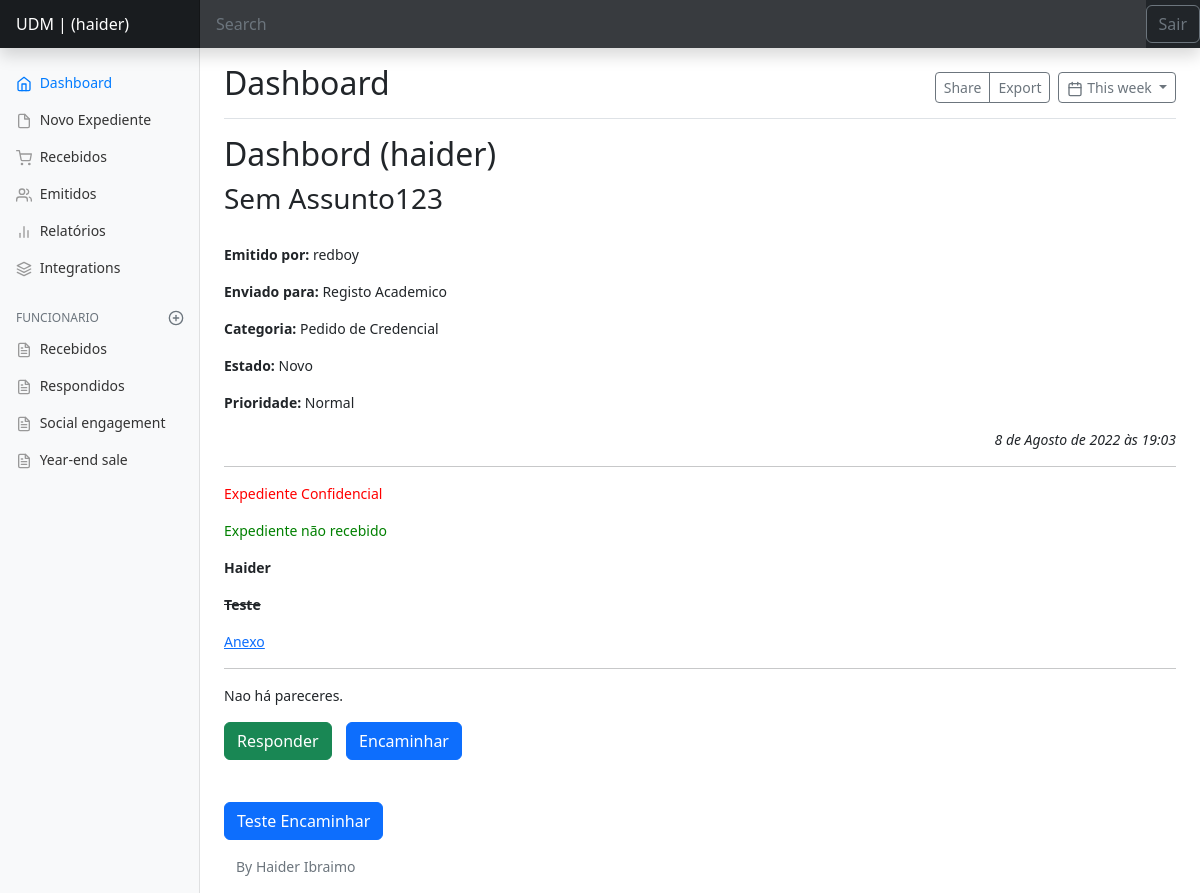
The app's page /authors/dashbord/expedient/507/detail/ (signed in), older data.
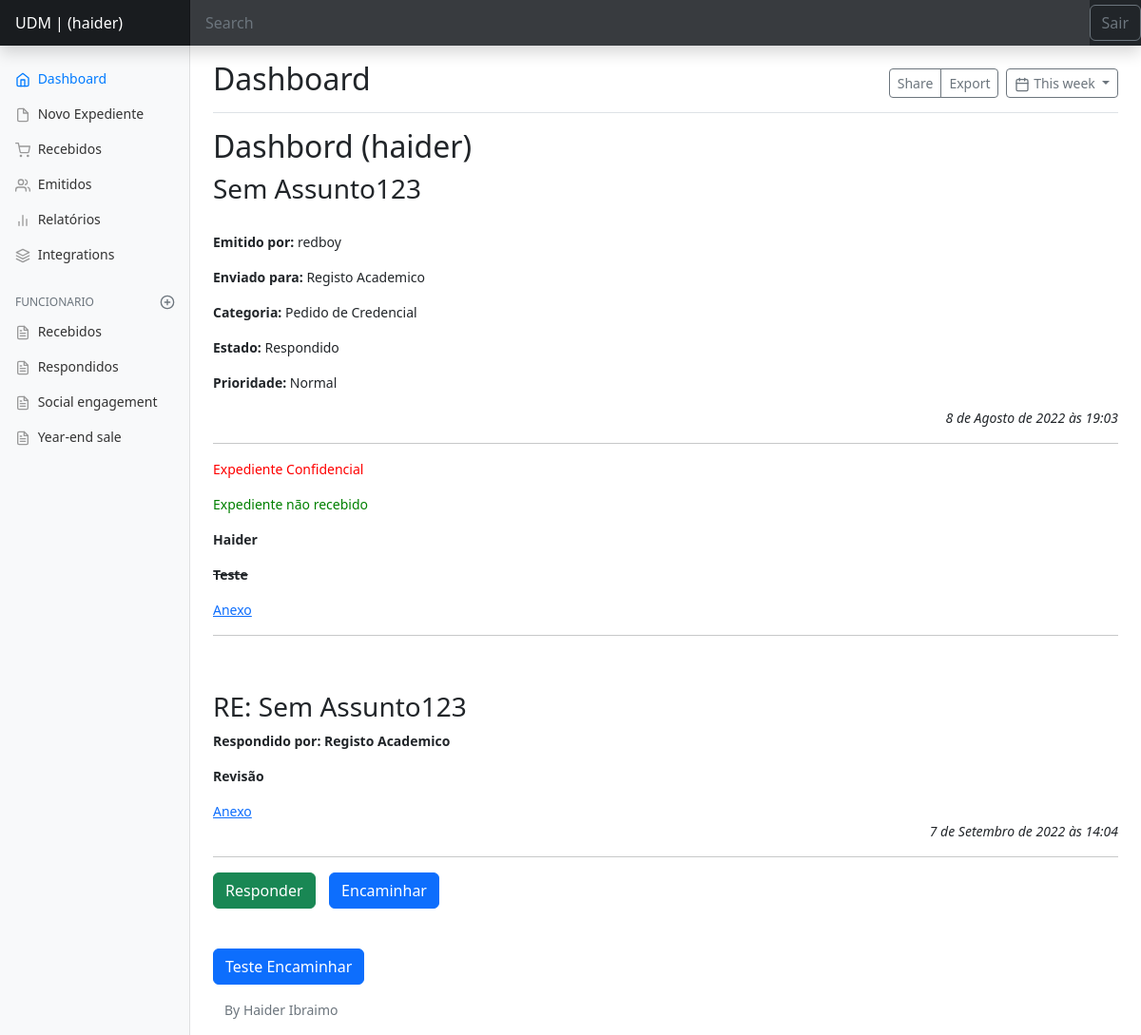
The same page, newer data.
### expedient/models.py (models this page shows, shortened)
class Expedient(models.Model):
    numero_Ex = models.IntegerField()
    tipo = models.CharField(max_length=50)
    departamento = models.CharField(max_length=100)
    categoria = models.CharField(max_length=100)
    assunto = models.CharField(max_length=150, null=False, )
    prioridade = models.CharField(max_length=20)
    confidencial = models.BooleanField(default=False)
    descricao = models.TextField(null=True, )
    estado = models.CharField(max_length=20)
    anexo = models.FileField(upload_to ='expedient/uploads/%Y/%m/%d/', null=True,)
    data_emissao = models.DateTimeField(auto_now_add=True)
    data_recepcao = models.DateTimeField(auto_now=True)
    recebido = models.BooleanField(default=False)
    slug = models.SlugField()
    departamento = models.ForeignKey(Departamento, on_delete=models.SET_NULL, null=True, default=None)
    usuario = models.ForeignKey(User, on_delete=models.SET_NULL, null=True)

class Departamento(models.Model):
    nome = models.CharField(max_length=65)
    def __str__(self):
        return self.nome

class Parecer(models.Model):
    id_expedient = models.ForeignKey(Expedient, on_delete=models.SET_NULL, null=True, default=None)
    descricao = models.TextField()
    id_receptor = models.ForeignKey(User, on_delete=models.SET_NULL, null=True, default=None)
    parecer_tipo = models.CharField(max_length=50)
    data_envio = models.DateTimeField(auto_now=True)
    anexo = models.FileField(upload_to ='expedient/parecer/%Y/%m/%d/', null=True,)

### authors/views.py (the view)
@login_required(login_url='authors:login', redirect_field_name='next')
def dashbord_expedient_detail(request, id):
    expedient = Expedient.objects.filter(
                                         pk=id
                                         ).first()
    if not expedient:
        raise Http404()
    form = AuthorExpedientForm(data=request.POST or None,
                               files=request.FILES or None,
                               instance=expedient)
    parecer = Parecer.objects.filter(id_expedient=id)
    return render(request,
                  'authors/pages/expedient-detail.html',
                  context={'expedient': expedient, 'parecer': parecer,}
                  )

### authors/templates/authors/pages/expedient-detail.html (shortened to what this page needs)
{% extends 'global/base.html' %}
{% block content %}
<h2>Dashbord  ({{ user }}) </h2>
{% load crispy_forms_tags %}
<h3>{{ expedient.assunto }}</h3>
<br>
<p><strong>Emitido por:</strong> {{ expedient.usuario}}</p>
<p><strong>Enviado para:</strong> {{ expedient.departamento}}</p>
<p><strong>Categoria:</strong> {{ expedient.categoria}}</p>
<p><strong>Estado: </strong>{{ expedient.estado}}</p>
<p><strong>Prioridade:</strong> {{ expedient.prioridade}}</p>
<p align="right"><em>{{ expedient.data_emissao}}</em></p>
<hr>
{% if expedient.confidencial == True %}
<p style =" color : red"> Expediente Confidencial</p>
{% endif %}
{% if expedient.recebido == True %}
<p  style =" color : green">Expediente recebido</p>
{% else %}
<p  style =" color : green">Expediente não recebido</p>
{% endif %}
{% if expedient.descricao == None %}
<p> <strong>Sem descrição</strong></p>
{% else %}
{{ expedient.descricao|safe }}
{% endif %}
{% if expedient.anexo == "" %}
<p  style =" color : green">Sem Anexo!</p>
{% else %}
<p><a href="{{ expedient.anexo.url }}" target="_blank">Anexo</a></p>
{% endif %}
<hr>
{% for pareceres in parecer %}
  <br><br>
      <h3>RE: {{expedient.assunto}}</h3>
      <p><strong>Respondido por: {{expedient.departamento}}</strong></p>
        {{ pareceres.descricao|safe}}
{% if pareceres.anexo == "" %}
<p  style =" color : green">Sem Anexo!</p>
{% else %}
<a href="{{ pareceres.anexo.url }}" target="_blank">Anexo</a>
{% endif %}
      <p align="right"><em>{{ pareceres.data_envio }}</em></p>
        <hr>
      {% empty %}
        <p>Nao há pareceres.</p>
    {% endfor %}
    <a class="btn btn-success" href="{% url 'authors:dashbord_expedient_parecer' expedient.id  %}">Responder</a>
    <a class="btn btn-primary" href="{% url 'authors:dashbord_expedient_parecer' expedient.id %}">Encaminhar</a>
    <br>
    <br>
    <br>
<button type="button" class="btn btn-primary" data-toggle="modal" data-target="#encaminhar" data-whatever="@mdo">Teste Encaminhar</button>
{% endblock content %}

Row changes from the older to the newer data that the page shows:
changed Expedient "Sem Assunto123": estado "Novo" → "Respondido"
added Parecer: {{ expedient.assunto }} "Sem Assunto123", {{ expedient.departamento }} "Registo Academico", descricao "Revisão", data_envio "7 de Setembro de 2022 às 14:04"
Text that changed along with them:
text no longer shown: "Nao há pareceres."
